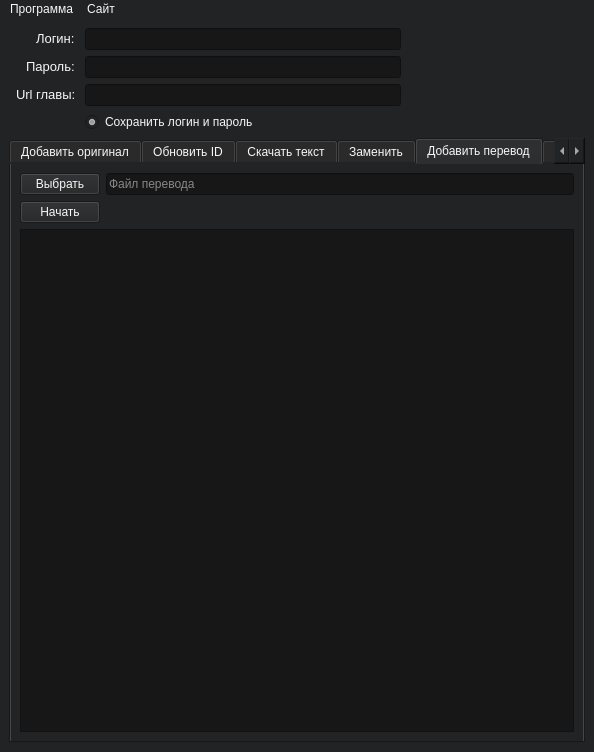
<?xml version="1.0" encoding="UTF-8"?>
<ui version="4.0">
 <class>MainWindow</class>
 <widget class="QMainWindow" name="MainWindow">
  <property name="geometry">
   <rect>
    <x>0</x>
    <y>0</y>
    <width>594</width>
    <height>752</height>
   </rect>
  </property>
  <property name="minimumSize">
   <size>
    <width>410</width>
    <height>565</height>
   </size>
  </property>
  <property name="acceptDrops">
   <bool>false</bool>
  </property>
  <property name="windowTitle">
   <string notr="true">NotabenoidTool</string>
  </property>
  <property name="autoFillBackground">
   <bool>false</bool>
  </property>
  <property name="styleSheet">
   <string notr="true">background-color: rgb(34, 35, 36);
color: rgb(247, 247, 247);</string>
  </property>
  <widget class="QWidget" name="centralwidget">
   <property name="minimumSize">
    <size>
     <width>409</width>
     <height>476</height>
    </size>
   </property>
   <layout class="QGridLayout" name="gridLayout">
    <item row="3" column="0" alignment="Qt::AlignLeft">
     <widget class="QLineEdit" name="passwordText">
      <property name="maximumSize">
       <size>
        <width>70</width>
        <height>16777215</height>
       </size>
      </property>
      <property name="font">
       <font>
        <pointsize>10</pointsize>
       </font>
      </property>
      <property name="text">
       <string>Пароль:</string>
      </property>
      <property name="frame">
       <bool>false</bool>
      </property>
      <property name="alignment">
       <set>Qt::AlignRight|Qt::AlignTrailing|Qt::AlignVCenter</set>
      </property>
      <property name="readOnly">
       <bool>true</bool>
      </property>
     </widget>
    </item>
    <item row="1" column="0" alignment="Qt::AlignLeft">
     <widget class="QLineEdit" name="loginText">
      <property name="maximumSize">
       <size>
        <width>70</width>
        <height>16777215</height>
       </size>
      </property>
      <property name="font">
       <font>
        <pointsize>10</pointsize>
       </font>
      </property>
      <property name="layoutDirection">
       <enum>Qt::LeftToRight</enum>
      </property>
      <property name="text">
       <string>Логин:</string>
      </property>
      <property name="frame">
       <bool>false</bool>
      </property>
      <property name="alignment">
       <set>Qt::AlignRight|Qt::AlignTrailing|Qt::AlignVCenter</set>
      </property>
      <property name="readOnly">
       <bool>true</bool>
      </property>
     </widget>
    </item>
    <item row="11" column="0" colspan="3">
     <widget class="QTabWidget" name="tabWidget">
      <property name="enabled">
       <bool>true</bool>
      </property>
      <property name="sizePolicy">
       <sizepolicy hsizetype="Expanding" vsizetype="Expanding">
        <horstretch>0</horstretch>
        <verstretch>0</verstretch>
       </sizepolicy>
      </property>
      <property name="styleSheet">
       <string notr="true">background-color: rgb(34, 35, 36);
alternate-background-color: rgb(0, 255, 127);</string>
      </property>
      <property name="currentIndex">
       <number>4</number>
      </property>
      <widget class="QWidget" name="tabAdd">
       <property name="styleSheet">
        <string notr="true"/>
       </property>
       <attribute name="title">
        <string>Добавить оригинал</string>
       </attribute>
       <layout class="QGridLayout" name="gridLayout_5">
        <item row="8" column="0" colspan="2">
         <widget class="QTextEdit" name="logBoxAdd">
          <property name="font">
           <font>
            <pointsize>15</pointsize>
           </font>
          </property>
          <property name="styleSheet">
           <string notr="true">background-color: rgb(23, 23, 23);</string>
          </property>
          <property name="verticalScrollBarPolicy">
           <enum>Qt::ScrollBarAsNeeded</enum>
          </property>
          <property name="horizontalScrollBarPolicy">
           <enum>Qt::ScrollBarAsNeeded</enum>
          </property>
          <property name="lineWrapMode">
           <enum>QTextEdit::NoWrap</enum>
          </property>
          <property name="html">
           <string>&lt;!DOCTYPE HTML PUBLIC &quot;-//W3C//DTD HTML 4.0//EN&quot; &quot;http://www.w3.org/TR/REC-html40/strict.dtd&quot;&gt;
&lt;html&gt;&lt;head&gt;&lt;meta name=&quot;qrichtext&quot; content=&quot;1&quot; /&gt;&lt;style type=&quot;text/css&quot;&gt;
p, li { white-space: pre-wrap; }
&lt;/style&gt;&lt;/head&gt;&lt;body style=&quot; font-family:'MS Shell Dlg 2'; font-size:15pt; font-weight:400; font-style:normal;&quot;&gt;
&lt;p style=&quot;-qt-paragraph-type:empty; margin-top:0px; margin-bottom:0px; margin-left:0px; margin-right:0px; -qt-block-indent:0; text-indent:0px; font-size:8.25pt;&quot;&gt;&lt;br /&gt;&lt;/p&gt;&lt;/body&gt;&lt;/html&gt;</string>
          </property>
         </widget>
        </item>
        <item row="6" column="0">
         <widget class="QPushButton" name="btnStartAdd">
          <property name="text">
           <string>Начать</string>
          </property>
         </widget>
        </item>
        <item row="3" column="0">
         <widget class="QPushButton" name="btnBrowseNew">
          <property name="text">
           <string>Выбрать</string>
          </property>
         </widget>
        </item>
        <item row="3" column="1">
         <widget class="QLineEdit" name="fileNameNew">
          <property name="enabled">
           <bool>true</bool>
          </property>
          <property name="styleSheet">
           <string notr="true">background-color: rgb(23, 23, 23);</string>
          </property>
          <property name="text">
           <string/>
          </property>
          <property name="frame">
           <bool>true</bool>
          </property>
          <property name="readOnly">
           <bool>false</bool>
          </property>
          <property name="placeholderText">
           <string>Новый файл оригинала</string>
          </property>
         </widget>
        </item>
        <item row="1" column="1">
         <widget class="QLineEdit" name="fileNameOld">
          <property name="mouseTracking">
           <bool>true</bool>
          </property>
          <property name="styleSheet">
           <string notr="true">background-color: rgb(23, 23, 23);</string>
          </property>
          <property name="text">
           <string/>
          </property>
          <property name="frame">
           <bool>true</bool>
          </property>
          <property name="readOnly">
           <bool>false</bool>
          </property>
          <property name="placeholderText">
           <string>Файл оригинала с сайта</string>
          </property>
         </widget>
        </item>
        <item row="1" column="0">
         <widget class="QPushButton" name="btnBrowseOld">
          <property name="text">
           <string>Выбрать </string>
          </property>
         </widget>
        </item>
        <item row="6" column="1">
         <widget class="QLineEdit" name="comment">
          <property name="minimumSize">
           <size>
            <width>284</width>
            <height>0</height>
           </size>
          </property>
          <property name="styleSheet">
           <string notr="true">background-color: rgb(23, 23, 23);</string>
          </property>
          <property name="placeholderText">
           <string>Комментарий</string>
          </property>
         </widget>
        </item>
        <item row="0" column="0" colspan="2">
         <widget class="QRadioButton" name="logBox">
          <property name="text">
           <string>Сравнить файлы без замены на сайте</string>
          </property>
          <property name="checkable">
           <bool>true</bool>
          </property>
          <property name="checked">
           <bool>false</bool>
          </property>
          <property name="autoRepeat">
           <bool>true</bool>
          </property>
          <property name="autoExclusive">
           <bool>false</bool>
          </property>
         </widget>
        </item>
       </layout>
      </widget>
      <widget class="QWidget" name="tabRefresh">
       <attribute name="title">
        <string>Обновить ID</string>
       </attribute>
       <layout class="QGridLayout" name="gridLayout_2">
        <item row="2" column="0">
         <widget class="QPushButton" name="btnStartRefresh">
          <property name="enabled">
           <bool>true</bool>
          </property>
          <property name="sizePolicy">
           <sizepolicy hsizetype="Minimum" vsizetype="Fixed">
            <horstretch>0</horstretch>
            <verstretch>0</verstretch>
           </sizepolicy>
          </property>
          <property name="maximumSize">
           <size>
            <width>80</width>
            <height>16777215</height>
           </size>
          </property>
          <property name="text">
           <string>Начать</string>
          </property>
         </widget>
        </item>
        <item row="0" column="0" alignment="Qt::AlignHCenter">
         <widget class="QLineEdit" name="refreshText">
          <property name="minimumSize">
           <size>
            <width>120</width>
            <height>0</height>
           </size>
          </property>
          <property name="font">
           <font>
            <pointsize>10</pointsize>
           </font>
          </property>
          <property name="text">
           <string>Пропущенный ID</string>
          </property>
          <property name="frame">
           <bool>false</bool>
          </property>
          <property name="readOnly">
           <bool>true</bool>
          </property>
         </widget>
        </item>
        <item row="4" column="0" colspan="2">
         <widget class="QTextEdit" name="logBoxRefresh">
          <property name="font">
           <font>
            <pointsize>15</pointsize>
           </font>
          </property>
          <property name="styleSheet">
           <string notr="true">background-color: rgb(23, 23, 23);</string>
          </property>
          <property name="verticalScrollBarPolicy">
           <enum>Qt::ScrollBarAsNeeded</enum>
          </property>
          <property name="horizontalScrollBarPolicy">
           <enum>Qt::ScrollBarAsNeeded</enum>
          </property>
          <property name="lineWrapMode">
           <enum>QTextEdit::NoWrap</enum>
          </property>
          <property name="html">
           <string>&lt;!DOCTYPE HTML PUBLIC &quot;-//W3C//DTD HTML 4.0//EN&quot; &quot;http://www.w3.org/TR/REC-html40/strict.dtd&quot;&gt;
&lt;html&gt;&lt;head&gt;&lt;meta name=&quot;qrichtext&quot; content=&quot;1&quot; /&gt;&lt;style type=&quot;text/css&quot;&gt;
p, li { white-space: pre-wrap; }
&lt;/style&gt;&lt;/head&gt;&lt;body style=&quot; font-family:'MS Shell Dlg 2'; font-size:15pt; font-weight:400; font-style:normal;&quot;&gt;
&lt;p style=&quot;-qt-paragraph-type:empty; margin-top:0px; margin-bottom:0px; margin-left:0px; margin-right:0px; -qt-block-indent:0; text-indent:0px; font-size:8.25pt;&quot;&gt;&lt;br /&gt;&lt;/p&gt;&lt;/body&gt;&lt;/html&gt;</string>
          </property>
         </widget>
        </item>
        <item row="0" column="1" alignment="Qt::AlignLeft">
         <widget class="QLineEdit" name="lineNumber">
          <property name="styleSheet">
           <string notr="true">background-color: rgb(23, 23, 23);</string>
          </property>
          <property name="placeholderText">
           <string>1</string>
          </property>
         </widget>
        </item>
        <item row="2" column="1">
         <widget class="QProgressBar" name="progressBarRefresh">
          <property name="sizePolicy">
           <sizepolicy hsizetype="Preferred" vsizetype="Minimum">
            <horstretch>0</horstretch>
            <verstretch>0</verstretch>
           </sizepolicy>
          </property>
          <property name="styleSheet">
           <string notr="true">background-color: rgb(23, 23, 23);</string>
          </property>
          <property name="value">
           <number>0</number>
          </property>
          <property name="textVisible">
           <bool>true</bool>
          </property>
         </widget>
        </item>
       </layout>
      </widget>
      <widget class="QWidget" name="tab">
       <attribute name="title">
        <string>Скачать текст</string>
       </attribute>
       <layout class="QGridLayout" name="gridLayout_3">
        <item row="1" column="0">
         <widget class="QComboBox" name="comboBox">
          <property name="styleSheet">
           <string notr="true">selection-color: rgb(85, 170, 255);</string>
          </property>
          <property name="currentIndex">
           <number>0</number>
          </property>
          <property name="frame">
           <bool>true</bool>
          </property>
          <item>
           <property name="text">
            <string>Оригинал</string>
           </property>
          </item>
          <item>
           <property name="text">
            <string>Перевод</string>
           </property>
          </item>
         </widget>
        </item>
        <item row="1" column="1">
         <widget class="QRadioButton" name="radioButton_insert">
          <property name="enabled">
           <bool>true</bool>
          </property>
          <property name="text">
           <string>Заменять пустые строки оригиналом</string>
          </property>
          <property name="checked">
           <bool>true</bool>
          </property>
          <property name="autoRepeat">
           <bool>true</bool>
          </property>
          <property name="autoExclusive">
           <bool>false</bool>
          </property>
         </widget>
        </item>
        <item row="5" column="0" colspan="2">
         <widget class="QTextEdit" name="logBoxDownload">
          <property name="font">
           <font>
            <pointsize>15</pointsize>
           </font>
          </property>
          <property name="styleSheet">
           <string notr="true">background-color: rgb(23, 23, 23);</string>
          </property>
          <property name="verticalScrollBarPolicy">
           <enum>Qt::ScrollBarAsNeeded</enum>
          </property>
          <property name="horizontalScrollBarPolicy">
           <enum>Qt::ScrollBarAsNeeded</enum>
          </property>
          <property name="lineWrapMode">
           <enum>QTextEdit::NoWrap</enum>
          </property>
          <property name="html">
           <string>&lt;!DOCTYPE HTML PUBLIC &quot;-//W3C//DTD HTML 4.0//EN&quot; &quot;http://www.w3.org/TR/REC-html40/strict.dtd&quot;&gt;
&lt;html&gt;&lt;head&gt;&lt;meta name=&quot;qrichtext&quot; content=&quot;1&quot; /&gt;&lt;style type=&quot;text/css&quot;&gt;
p, li { white-space: pre-wrap; }
&lt;/style&gt;&lt;/head&gt;&lt;body style=&quot; font-family:'MS Shell Dlg 2'; font-size:15pt; font-weight:400; font-style:normal;&quot;&gt;
&lt;p style=&quot;-qt-paragraph-type:empty; margin-top:0px; margin-bottom:0px; margin-left:0px; margin-right:0px; -qt-block-indent:0; text-indent:0px; font-size:8.25pt;&quot;&gt;&lt;br /&gt;&lt;/p&gt;&lt;/body&gt;&lt;/html&gt;</string>
          </property>
         </widget>
        </item>
        <item row="3" column="1">
         <widget class="QLineEdit" name="lineEditSave">
          <property name="styleSheet">
           <string notr="true">background-color: rgb(23, 23, 23);</string>
          </property>
          <property name="text">
           <string/>
          </property>
          <property name="placeholderText">
           <string>Новый файл для сохранения</string>
          </property>
         </widget>
        </item>
        <item row="3" column="0">
         <widget class="QPushButton" name="btnBrowseSave">
          <property name="text">
           <string>Выбрать</string>
          </property>
         </widget>
        </item>
        <item row="4" column="0">
         <widget class="QPushButton" name="btnStartDownload">
          <property name="enabled">
           <bool>true</bool>
          </property>
          <property name="maximumSize">
           <size>
            <width>80</width>
            <height>16777215</height>
           </size>
          </property>
          <property name="text">
           <string>Начать</string>
          </property>
         </widget>
        </item>
        <item row="4" column="1">
         <widget class="QProgressBar" name="progressBarDownload">
          <property name="styleSheet">
           <string notr="true">background-color: rgb(23, 23, 23);</string>
          </property>
          <property name="value">
           <number>0</number>
          </property>
          <property name="textVisible">
           <bool>true</bool>
          </property>
         </widget>
        </item>
       </layout>
      </widget>
      <widget class="QWidget" name="tab_3">
       <property name="styleSheet">
        <string notr="true"/>
       </property>
       <attribute name="title">
        <string>Заменить</string>
       </attribute>
       <layout class="QGridLayout" name="gridLayout_9">
        <item row="8" column="4">
         <widget class="QLineEdit" name="replacement_text_n">
          <property name="styleSheet">
           <string notr="true"/>
          </property>
          <property name="text">
           <string>Текст для замены:</string>
          </property>
          <property name="frame">
           <bool>false</bool>
          </property>
          <property name="readOnly">
           <bool>true</bool>
          </property>
          <property name="placeholderText">
           <string>Replacement text</string>
          </property>
         </widget>
        </item>
        <item row="8" column="1" colspan="3">
         <widget class="QLineEdit" name="replace_text_orig_n">
          <property name="styleSheet">
           <string notr="true"/>
          </property>
          <property name="text">
           <string>Текст на сайте:</string>
          </property>
          <property name="frame">
           <bool>false</bool>
          </property>
          <property name="readOnly">
           <bool>true</bool>
          </property>
          <property name="placeholderText">
           <string>Text</string>
          </property>
         </widget>
        </item>
        <item row="10" column="1">
         <widget class="QPlainTextEdit" name="replace_text_orig">
          <property name="styleSheet">
           <string notr="true">background-color: rgb(23, 23, 23);</string>
          </property>
          <property name="lineWrapMode">
           <enum>QPlainTextEdit::NoWrap</enum>
          </property>
         </widget>
        </item>
        <item row="11" column="1">
         <widget class="QPushButton" name="btnStartReplace">
          <property name="enabled">
           <bool>true</bool>
          </property>
          <property name="sizePolicy">
           <sizepolicy hsizetype="MinimumExpanding" vsizetype="Preferred">
            <horstretch>0</horstretch>
            <verstretch>0</verstretch>
           </sizepolicy>
          </property>
          <property name="maximumSize">
           <size>
            <width>80</width>
            <height>16777215</height>
           </size>
          </property>
          <property name="text">
           <string>Начать</string>
          </property>
         </widget>
        </item>
        <item row="21" column="1" colspan="4">
         <widget class="QTextEdit" name="logBoxReplace">
          <property name="styleSheet">
           <string notr="true">background-color: rgb(23, 23, 23);</string>
          </property>
          <property name="lineWrapMode">
           <enum>QTextEdit::NoWrap</enum>
          </property>
         </widget>
        </item>
        <item row="1" column="1">
         <widget class="QRadioButton" name="radioButton_replace">
          <property name="text">
           <string>Только целые строки</string>
          </property>
          <property name="checked">
           <bool>true</bool>
          </property>
          <property name="autoRepeat">
           <bool>true</bool>
          </property>
          <property name="autoExclusive">
           <bool>false</bool>
          </property>
         </widget>
        </item>
        <item row="1" column="4">
         <widget class="QLineEdit" name="url_main_text">
          <property name="styleSheet">
           <string notr="true">background-color: rgb(23, 23, 23);</string>
          </property>
          <property name="text">
           <string/>
          </property>
          <property name="placeholderText">
           <string>http://notabenoid.org/book/12345</string>
          </property>
         </widget>
        </item>
        <item row="10" column="4">
         <widget class="QPlainTextEdit" name="replacement_text">
          <property name="styleSheet">
           <string notr="true">background-color: rgb(23, 23, 23);</string>
          </property>
          <property name="lineWrapMode">
           <enum>QPlainTextEdit::NoWrap</enum>
          </property>
         </widget>
        </item>
        <item row="0" column="1">
         <widget class="QComboBox" name="comboBox_replace">
          <property name="sizePolicy">
           <sizepolicy hsizetype="Fixed" vsizetype="Fixed">
            <horstretch>0</horstretch>
            <verstretch>0</verstretch>
           </sizepolicy>
          </property>
          <property name="layoutDirection">
           <enum>Qt::LeftToRight</enum>
          </property>
          <property name="styleSheet">
           <string notr="true">selection-color: rgb(85, 170, 255);</string>
          </property>
          <property name="currentIndex">
           <number>0</number>
          </property>
          <property name="frame">
           <bool>true</bool>
          </property>
          <item>
           <property name="text">
            <string>Перевод</string>
           </property>
          </item>
         </widget>
        </item>
        <item row="0" column="4">
         <widget class="QLineEdit" name="lineEdit_repl">
          <property name="sizePolicy">
           <sizepolicy hsizetype="Fixed" vsizetype="Fixed">
            <horstretch>0</horstretch>
            <verstretch>0</verstretch>
           </sizepolicy>
          </property>
          <property name="text">
           <string>Url перевода:</string>
          </property>
          <property name="frame">
           <bool>false</bool>
          </property>
         </widget>
        </item>
       </layout>
      </widget>
      <widget class="QWidget" name="tab_4">
       <attribute name="title">
        <string>Добавить перевод</string>
       </attribute>
       <layout class="QGridLayout" name="gridLayout_6">
        <item row="0" column="0">
         <widget class="QPushButton" name="btnBrowseTrans">
          <property name="text">
           <string>Выбрать</string>
          </property>
         </widget>
        </item>
        <item row="0" column="1">
         <widget class="QLineEdit" name="fileNameTrans">
          <property name="enabled">
           <bool>true</bool>
          </property>
          <property name="styleSheet">
           <string notr="true">background-color: rgb(23, 23, 23);</string>
          </property>
          <property name="text">
           <string/>
          </property>
          <property name="frame">
           <bool>true</bool>
          </property>
          <property name="readOnly">
           <bool>false</bool>
          </property>
          <property name="placeholderText">
           <string>Файл перевода</string>
          </property>
         </widget>
        </item>
        <item row="1" column="0">
         <widget class="QPushButton" name="btnStartTrans">
          <property name="text">
           <string>Начать</string>
          </property>
         </widget>
        </item>
        <item row="2" column="0" colspan="2">
         <widget class="QTextEdit" name="logBoxTrans">
          <property name="font">
           <font>
            <pointsize>15</pointsize>
           </font>
          </property>
          <property name="styleSheet">
           <string notr="true">background-color: rgb(23, 23, 23);</string>
          </property>
          <property name="verticalScrollBarPolicy">
           <enum>Qt::ScrollBarAsNeeded</enum>
          </property>
          <property name="horizontalScrollBarPolicy">
           <enum>Qt::ScrollBarAsNeeded</enum>
          </property>
          <property name="lineWrapMode">
           <enum>QTextEdit::NoWrap</enum>
          </property>
          <property name="html">
           <string>&lt;!DOCTYPE HTML PUBLIC &quot;-//W3C//DTD HTML 4.0//EN&quot; &quot;http://www.w3.org/TR/REC-html40/strict.dtd&quot;&gt;
&lt;html&gt;&lt;head&gt;&lt;meta name=&quot;qrichtext&quot; content=&quot;1&quot; /&gt;&lt;style type=&quot;text/css&quot;&gt;
p, li { white-space: pre-wrap; }
&lt;/style&gt;&lt;/head&gt;&lt;body style=&quot; font-family:'MS Shell Dlg 2'; font-size:15pt; font-weight:400; font-style:normal;&quot;&gt;
&lt;p style=&quot;-qt-paragraph-type:empty; margin-top:0px; margin-bottom:0px; margin-left:0px; margin-right:0px; -qt-block-indent:0; text-indent:0px; font-size:8.25pt;&quot;&gt;&lt;br /&gt;&lt;/p&gt;&lt;/body&gt;&lt;/html&gt;</string>
          </property>
         </widget>
        </item>
       </layout>
      </widget>
      <widget class="QWidget" name="tab_2">
       <attribute name="title">
        <string>Помощь</string>
       </attribute>
       <layout class="QGridLayout" name="gridLayout_4">
        <item row="0" column="0">
         <widget class="QTextEdit" name="logBoxDownload_5">
          <property name="font">
           <font>
            <family>DIN Pro Cond Medium</family>
           </font>
          </property>
          <property name="styleSheet">
           <string notr="true">background-color: rgb(23, 23, 23);</string>
          </property>
          <property name="verticalScrollBarPolicy">
           <enum>Qt::ScrollBarAsNeeded</enum>
          </property>
          <property name="horizontalScrollBarPolicy">
           <enum>Qt::ScrollBarAsNeeded</enum>
          </property>
          <property name="lineWrapMode">
           <enum>QTextEdit::NoWrap</enum>
          </property>
          <property name="readOnly">
           <bool>true</bool>
          </property>
          <property name="html">
           <string>&lt;!DOCTYPE HTML PUBLIC &quot;-//W3C//DTD HTML 4.0//EN&quot; &quot;http://www.w3.org/TR/REC-html40/strict.dtd&quot;&gt;
&lt;html&gt;&lt;head&gt;&lt;meta name=&quot;qrichtext&quot; content=&quot;1&quot; /&gt;&lt;style type=&quot;text/css&quot;&gt;
p, li { white-space: pre-wrap; }
&lt;/style&gt;&lt;/head&gt;&lt;body style=&quot; font-family:'DIN Pro Cond Medium'; font-size:7.8pt; font-weight:400; font-style:normal;&quot;&gt;
&lt;p style=&quot; margin-top:12px; margin-bottom:12px; margin-left:0px; margin-right:0px; -qt-block-indent:0; text-indent:0px;&quot;&gt;&lt;span style=&quot; font-family:'JetBrains Mono,monospace'; color:#ffffff;&quot;&gt;Add Text&lt;br /&gt;1) Download Original text (binary_orig_from_site.txt)&lt;br /&gt;2) Go to &amp;quot;Add Original&amp;quot;&lt;br /&gt;3) Select &amp;quot;Old file&amp;quot; (binary_orig_from_site.txt)&lt;br /&gt;4) Select &amp;quot;New file&amp;quot;&lt;br /&gt;5) Add text to &amp;quot;Comment&amp;quot;&lt;br /&gt;6) Press &amp;quot;Start&amp;quot; Button&lt;/span&gt;&lt;/p&gt;
&lt;p style=&quot; margin-top:12px; margin-bottom:12px; margin-left:0px; margin-right:0px; -qt-block-indent:0; text-indent:0px;&quot;&gt;&lt;span style=&quot; font-family:'JetBrains Mono,monospace'; color:#ffffff;&quot;&gt;Таблица в Add Text: как использовать&lt;br /&gt;Нужно найти наиболее похожие строки и сопоставить их в первом столбце.&lt;/span&gt;&lt;/p&gt;
&lt;p style=&quot; margin-top:12px; margin-bottom:12px; margin-left:0px; margin-right:0px; -qt-block-indent:0; text-indent:0px;&quot;&gt;&lt;span style=&quot; font-family:'JetBrains Mono,monospace'; color:#ffffff;&quot;&gt;Replace &lt;br /&gt;Заменить одинаковый перевод целиком или частично во всех главах&lt;/span&gt;&lt;/p&gt;&lt;/body&gt;&lt;/html&gt;</string>
          </property>
         </widget>
        </item>
       </layout>
      </widget>
     </widget>
    </item>
    <item row="4" column="0">
     <widget class="QLineEdit" name="urlBookText">
      <property name="maximumSize">
       <size>
        <width>70</width>
        <height>16777215</height>
       </size>
      </property>
      <property name="font">
       <font>
        <pointsize>10</pointsize>
       </font>
      </property>
      <property name="text">
       <string>Url главы:</string>
      </property>
      <property name="frame">
       <bool>false</bool>
      </property>
      <property name="alignment">
       <set>Qt::AlignRight|Qt::AlignTrailing|Qt::AlignVCenter</set>
      </property>
      <property name="readOnly">
       <bool>true</bool>
      </property>
     </widget>
    </item>
    <item row="3" column="1">
     <widget class="QLineEdit" name="password">
      <property name="enabled">
       <bool>true</bool>
      </property>
      <property name="sizePolicy">
       <sizepolicy hsizetype="Fixed" vsizetype="Fixed">
        <horstretch>0</horstretch>
        <verstretch>0</verstretch>
       </sizepolicy>
      </property>
      <property name="minimumSize">
       <size>
        <width>316</width>
        <height>0</height>
       </size>
      </property>
      <property name="styleSheet">
       <string notr="true">background-color: rgb(23, 23, 23);</string>
      </property>
      <property name="text">
       <string/>
      </property>
      <property name="echoMode">
       <enum>QLineEdit::PasswordEchoOnEdit</enum>
      </property>
     </widget>
    </item>
    <item row="1" column="1">
     <widget class="QLineEdit" name="login">
      <property name="enabled">
       <bool>true</bool>
      </property>
      <property name="sizePolicy">
       <sizepolicy hsizetype="Fixed" vsizetype="Fixed">
        <horstretch>0</horstretch>
        <verstretch>0</verstretch>
       </sizepolicy>
      </property>
      <property name="minimumSize">
       <size>
        <width>316</width>
        <height>0</height>
       </size>
      </property>
      <property name="styleSheet">
       <string notr="true">background-color: rgb(23, 23, 23);</string>
      </property>
      <property name="text">
       <string/>
      </property>
     </widget>
    </item>
    <item row="4" column="1">
     <widget class="QLineEdit" name="urlBook">
      <property name="enabled">
       <bool>true</bool>
      </property>
      <property name="sizePolicy">
       <sizepolicy hsizetype="Fixed" vsizetype="Fixed">
        <horstretch>0</horstretch>
        <verstretch>0</verstretch>
       </sizepolicy>
      </property>
      <property name="minimumSize">
       <size>
        <width>316</width>
        <height>0</height>
       </size>
      </property>
      <property name="styleSheet">
       <string notr="true">background-color: rgb(23, 23, 23);</string>
      </property>
      <property name="text">
       <string/>
      </property>
     </widget>
    </item>
    <item row="5" column="1">
     <widget class="QRadioButton" name="radioButton">
      <property name="sizePolicy">
       <sizepolicy hsizetype="Fixed" vsizetype="Fixed">
        <horstretch>0</horstretch>
        <verstretch>0</verstretch>
       </sizepolicy>
      </property>
      <property name="styleSheet">
       <string notr="true"/>
      </property>
      <property name="text">
       <string>Сохранить логин и пароль</string>
      </property>
      <property name="checked">
       <bool>true</bool>
      </property>
      <property name="autoRepeat">
       <bool>true</bool>
      </property>
      <property name="autoExclusive">
       <bool>false</bool>
      </property>
     </widget>
    </item>
   </layout>
  </widget>
  <widget class="QMenuBar" name="menubar">
   <property name="geometry">
    <rect>
     <x>0</x>
     <y>0</y>
     <width>594</width>
     <height>25</height>
    </rect>
   </property>
   <widget class="QMenu" name="menuFile">
    <property name="title">
     <string>Программа</string>
    </property>
    <addaction name="actionRestart"/>
    <addaction name="actionQuit"/>
   </widget>
   <widget class="QMenu" name="menuHelp">
    <property name="title">
     <string>Сайт</string>
    </property>
    <addaction name="actionnotabenoid_org"/>
   </widget>
   <addaction name="menuFile"/>
   <addaction name="menuHelp"/>
  </widget>
  <action name="actionnotabenoid_org">
   <property name="text">
    <string>Notabenoid.org</string>
   </property>
  </action>
  <action name="actionOpen_old_file">
   <property name="text">
    <string>Open old file</string>
   </property>
  </action>
  <action name="actionOpen_new_file">
   <property name="text">
    <string>Open new file</string>
   </property>
  </action>
  <action name="actionQuit">
   <property name="text">
    <string>Закрыть</string>
   </property>
  </action>
  <action name="actionRestart">
   <property name="text">
    <string>Перезапустить</string>
   </property>
  </action>
  <action name="actionAdd_Text_1_Download_Original_text_binary_orig_from_site_txt_2_Go_to_Add_Original_3_Select_Old_file_binary_orig_from_site_txt_4_Select_New_file_5_Add_text_to_Comment_6_Press_Start_Button">
   <property name="checkable">
    <bool>false</bool>
   </property>
   <property name="text">
    <string>Add Text
1) Download Original text (binary_orig_from_site.txt)
2) Go to &quot;Add Original&quot; 
3) Select &quot;Old file&quot; (binary_orig_from_site.txt)
4) Select &quot;New file&quot;
5) Add text to &quot;Comment&quot;
6) Press &quot;Start&quot; Button
</string>
   </property>
  </action>
 </widget>
 <resources>
  <include location="1.qrc"/>
 </resources>
 <connections/>
</ui>
